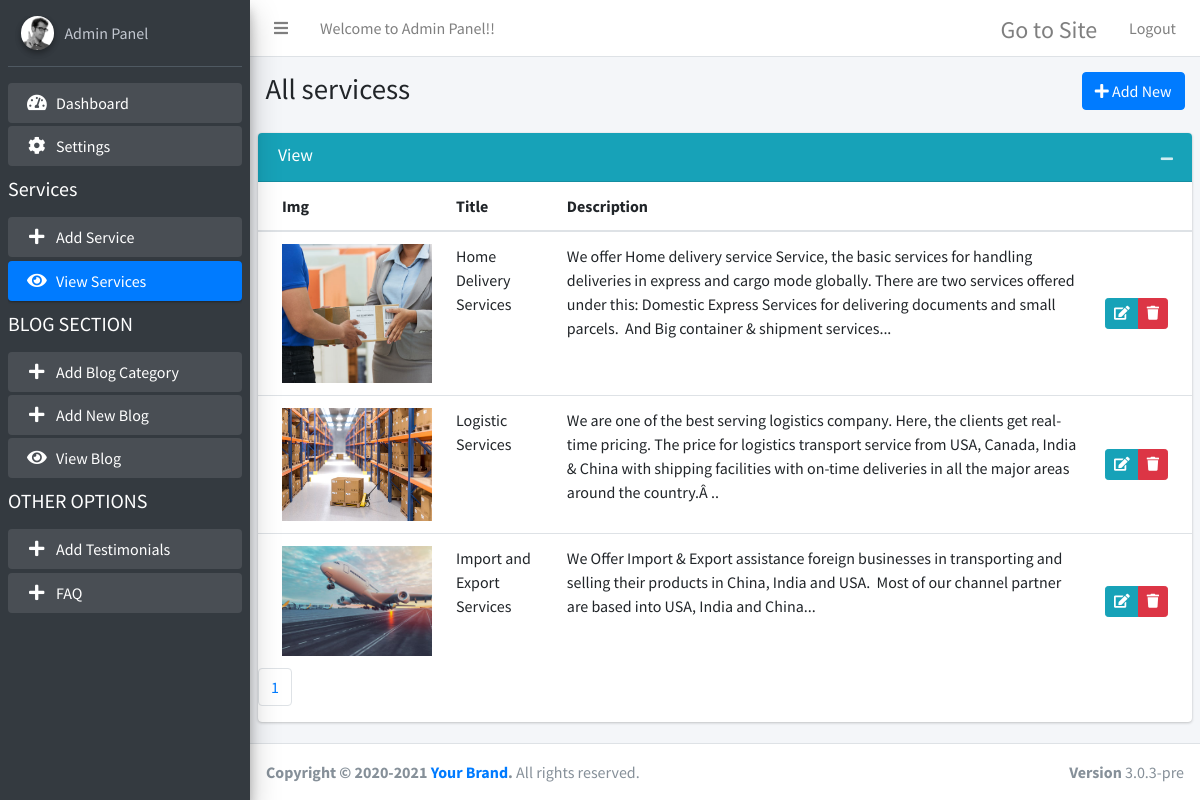
The page /admin/view-services.php (signed in) on the database its author committed.
### tables this page shows
CREATE TABLE `services` (
  `id` int(100) NOT NULL,
  `title` varchar(1000) DEFAULT NULL,
  `short` varchar(1500) DEFAULT NULL,
  `descrip` varchar(10000) DEFAULT NULL,
  `img` varchar(100) DEFAULT NULL,
  `url` varchar(255) DEFAULT NULL,
  `date` varchar(100) DEFAULT NULL,
  `status` varchar(10) DEFAULT NULL
);

### admin/view-services.php (the view, shortened to what this page needs)
<?php
include 'conn.php';
?>
<!DOCTYPE html>
<html>
<head>
  <link rel="stylesheet" href="plugins/fontawesome-free/css/all.min.css">
  <link rel="stylesheet" href="https://code.ionicframework.com/ionicons/2.0.1/css/ionicons.min.css">
  <link rel="stylesheet" href="dist/css/adminlte.min.css">
  <link rel="stylesheet" href="plugins/summernote/summernote-bs4.css">
</head>
<body class="hold-transition sidebar-mini">
<div class="wrapper">
   <?php include"topbar.php"; ?>
  <?php include"sidebar.php"; ?>
<?php
$limit = 10;
if (isset($_GET["page"])) {
	$page  = $_GET["page"];
	}
	else{
	$page=1;
	};
$serial = ($page-1) * $limit;
    $resultt = mysqli_query($con,"SELECT * FROM services ORDER BY id DESC LIMIT $serial, $limit");
?>
  <div class="content-wrapper">
    <section class="content-header">
      <div class="container-fluid">
        <div class="row mb-2">
          <div class="col-sm-6">
            <h1>All servicess</h1>
          </div>
          <div class="col-sm-6" style="text-align:right;">
            <a class="btn btn-primary" href="add-services.php">
            <i class="fa fa-plus" aria-hidden="true"></i> Add New</a>
          </div>
        </div>
      </div>
    </section>
    <section class="content">
      <div class="row">
        <div class="col-md-12">
          <div class="card card-info">
            <div class="card-header">
              <h3 class="card-title">View</h3>
              <div class="card-tools">
                <button type="button" class="btn btn-tool" data-card-widget="collapse" data-toggle="tooltip" title="Collapse">
                  <i class="fas fa-minus"></i></button>
              </div>
            </div>
            <div class="card-body p-0">
              <table class="table">
                <thead>
                  <tr>
                    <th>Img</th>
                    <th>Title</th>
					<th>Description</th>
                    <th></th>
                  </tr>
                </thead>
                <tbody>
				<?php
			while ($roww = mysqli_fetch_array($resultt)) {
			?>
				  <tr>
					<td><img style="width:150px;" src="images/services/<?php echo $roww["img"]; ?>"></td>
                    <td><?php echo $roww["title"]; ?></td>
					<td><?php $dec = $roww['descrip'];
								$removetag = strip_tags($dec);
								$trim = $string = substr($removetag,0,600);
								echo $trim ; ?>..</td>
                    <td class="text-right py-0 align-middle">
                      <div class="btn-group btn-group-sm">
						<a href="add-services.php?edit=<?php echo $roww["id"]; ?>" onclick="return confirm('Are you sure?')"  class="btn btn-info"><i class="fas fa-edit"></i></a>
                        <a href="view-services.php?delete_id=<?php echo $roww["id"]; ?>" onclick="return confirm('Are you sure?')" class="btn btn-danger"><i class="fas fa-trash"></i></a>
                      </div>
                    </td>
                </tr>
			<?php
			}
			?>
				</tbody>
              </table>
            </div>
			 <?php
			$result_db = mysqli_query($con,"SELECT COUNT(id) FROM services");
		$row_db = mysqli_fetch_row($result_db);
		$total_records = $row_db[0];
		$total_pages = ceil($total_records / $limit);
		$pagLink = "<ul class='pagination'>";
		for ($i=1; $i<=$total_pages; $i++) {
					  $pagLink .= "<li class='page-item'><a class='page-link' href='view-services.php?page=".$i."'>".$i."</a></li>";
		}
		echo $pagLink . "</ul>";
		?>
          </div>
        </div>
      </div>
    </section>
  </div>
 <?php include"footer.php"; ?>
</div>
</body>
</html>

### rows shown on the page
services: img (picture), title "Home Delivery Services", descrip "We offer Home delivery service Service, the basic services for handling deliveries in express and cargo mode globally. There are two services offered under this: Domestic Express Services for delivering documents and small parcels. And Big container & shipment services."
services: img (picture), title "Logistic Services", descrip "We are one of the best serving logistics company. Here, the clients get real-time pricing. The price for logistics transport service from USA, Canada, India & China with shipping facilities with on-time deliveries in all the major areas around the country.Â"
services: img (picture), title "Import and Export Services", descrip "We Offer Import & Export assistance foreign businesses in transporting and selling their products in China, India and USA. Most of our channel partner are based into USA, India and China."
